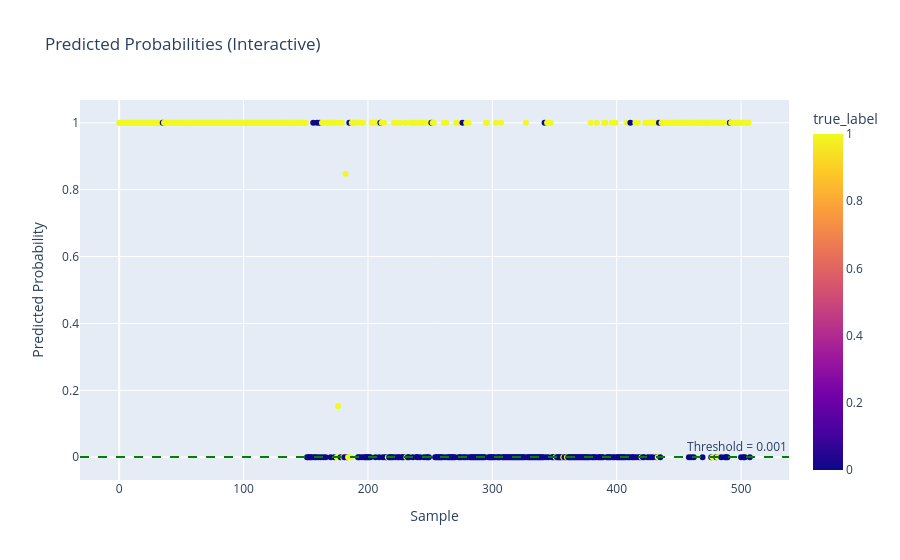

Notebook code for this chart:
### Markdown cell above
# FINAL TEST

### Code cell
import pandas as pd

from sklearn.pipeline import Pipeline
from sklearn.preprocessing import StandardScaler
from sklearn.ensemble import RandomForestClassifier
from sklearn.metrics import (
    accuracy_score,
    f1_score,
    recall_score,
    precision_score,
    roc_auc_score
)

# =========================
# Configuración
# =========================
model_name = 'gaussian_nb'
threshold = 0.001

# =========================
# Pipeline
# =========================
pipeline = dicts_models['gaussian_nb_opt_fold4']
# =========================
# Carga de datos
# =========================
X_train = pd.read_csv(
    X_multiples[X_full_domain[model_name]],
    index_col=0
)[cols_updrs_full[X_full_domain[model_name]]]

X_test = pd.read_csv(
    '/home/fsc/Desktop/PD_progression_ppmi/SCRIPTS/PYTHON/MODEL_ANALYSIS/DATA/HY_SCALE/FULL_FEATURES/X_STATS_TEST.csv',
    index_col=0
)[cols_updrs_full[X_full_domain[model_name]]]

y_train = pd.read_csv(
    y_multiples['HY2'],
    index_col=0
).squeeze()

y_test = pd.read_csv(
    '/home/fsc/Desktop/PD_progression_ppmi/SCRIPTS/PYTHON/MODEL_ANALYSIS/DATA/HY_SCALE/FULL_FEATURES/y_HY2_TEST.csv',
    index_col=0
).squeeze()

# =========================
# Entrenamiento
# =========================
pipeline.fit(X_train, y_train)

# =========================
# TRAIN
# =========================
y_proba_train = pipeline.predict_proba(X_train)[:, 1]
y_pred_train = (y_proba_train >= threshold).astype(int)

acc_train = accuracy_score(y_train, y_pred_train)
f1_train = f1_score(y_train, y_pred_train)
recall_train = recall_score(y_train, y_pred_train)
precision_train = precision_score(y_train, y_pred_train)
auc_train = roc_auc_score(y_train, y_proba_train)

# =========================
# TEST
# =========================
y_proba_test = pipeline.predict_proba(X_test)[:, 1]
y_pred_test = (y_proba_test >= threshold).astype(int)

acc_test = accuracy_score(y_test, y_pred_test)
f1_test = f1_score(y_test, y_pred_test)
recall_test = recall_score(y_test, y_pred_test)
precision_test = precision_score(y_test, y_pred_test)
auc_test = roc_auc_score(y_test, y_proba_test)

# =========================
# Resultados
# =========================
print(f"Threshold : {threshold}")

print("\n=== TRAIN ===")
print("Accuracy  :", acc_train)
print("F1        :", f1_train)
print("Recall    :", recall_train)
print("Precision :", precision_train)
print("AUC       :", auc_train)

print("\n=== TEST ===")
print("Accuracy  :", acc_test)
print("F1        :", f1_test)
print("Recall    :", recall_test)
print("Precision :", precision_test)
print("AUC       :", auc_test)

### Figure 1 — Plotly figure (JSON) as saved in the notebook; plotly's stock layout.template omitted (floating-point values rounded to 4 significant figures; data arrays with more than 128 entries replaced by an {"elided": "..."} marker saying what was removed)
{"data": [{"hovertemplate": "Sample=%{x}<br>Predicted Probability=%{y}<br>true_label=%{marker.color}<extra></extra>", "legendgroup": "", "marker": {"color": {"elided": "508 int values"}, "coloraxis": "coloraxis", "symbol": "circle"}, "mode": "markers", "name": "", "orientation": "v", "showlegend": false, "type": "scatter", "x": {"elided": "508 int values"}, "xaxis": "x", "y": {"elided": "508 float values"}, "yaxis": "y"}], "layout": {"annotations": [{"showarrow": false, "text": "Threshold = 0.001", "x": 1, "xanchor": "right", "xref": "x domain", "y": 0.001, "yanchor": "bottom", "yref": "y"}], "coloraxis": {"colorbar": {"title": {"text": "true_label"}}, "colorscale": [[0, "#0d0887"], [0.1111, "#46039f"], [0.2222, "#7201a8"], [0.3333, "#9c179e"], [0.4444, "#bd3786"], [0.5556, "#d8576b"], [0.6667, "#ed7953"], [0.7778, "#fb9f3a"], [0.8889, "#fdca26"], [1, "#f0f921"]]}, "legend": {"tracegroupgap": 0}, "shapes": [{"line": {"color": "green", "dash": "dash"}, "type": "line", "x0": 0, "x1": 1, "xref": "x domain", "y0": 0.001, "y1": 0.001, "yref": "y"}], "title": {"text": "Predicted Probabilities (Interactive)"}, "xaxis": {"anchor": "y", "domain": [0, 1], "title": {"text": "Sample"}}, "yaxis": {"anchor": "x", "domain": [0, 1], "title": {"text": "Predicted Probability"}}}}
